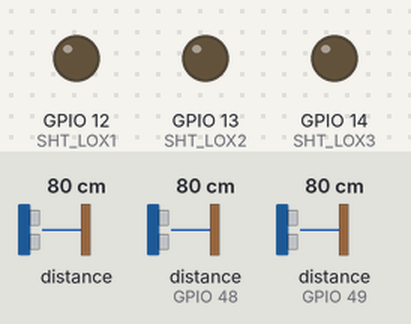
Recording of a program running on a simulated ESP8266 (Wemos D1 mini). On the bench: output pins drawn as LEDs (lit = HIGH). The inputs (shaded band) are chosen by the test bench; at power-on: distance to the obstacle 80 cm, distance to the obstacle (sensors on GPIO 48, GPIO 49) 80 cm. What the program prints to the serial monitor is not drawn.

Above: at 0.1 s.
At 0.6 s:
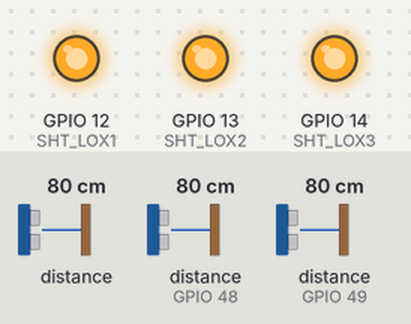
Timing chart, 0 to 2.1 s (numbered marks = the images above):
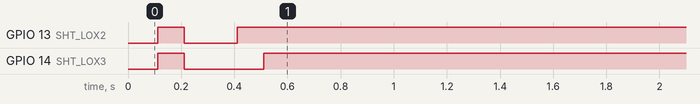

The program:

main.cpp
```cpp
#include <Arduino.h>
#include "Adafruit_VL53L0X.h"

// address we will assign if dual sensor is present
#define LOX1_ADDRESS 0x30
#define LOX2_ADDRESS 0x31
#define LOX3_ADDRESS 0x34

// set the pins to shutdown
#define SHT_LOX1 12
#define SHT_LOX2 13
#define SHT_LOX3 14

// objects for the vl53l0x
Adafruit_VL53L0X lox1 = Adafruit_VL53L0X();
Adafruit_VL53L0X lox2 = Adafruit_VL53L0X();
Adafruit_VL53L0X lox3 = Adafruit_VL53L0X();

// this holds the measurement
VL53L0X_RangingMeasurementData_t measure1;
VL53L0X_RangingMeasurementData_t measure2;
VL53L0X_RangingMeasurementData_t measure3;

/*
    Reset all sensors by setting all of their XSHUT pins low for delay(10), then set all XSHUT high to bring out of reset
    Keep sensor #1 awake by keeping XSHUT pin high
    Put all other sensors into shutdown by pulling XSHUT pins low
    Initialize sensor #1 with lox.begin(new_i2c_address) Pick any number but 0x29 and it must be under 0x7F. Going with 0x30 to 0x3F is probably OK.
    Keep sensor #1 awake, and now bring sensor #2 out of reset by setting its XSHUT pin high.
    Initialize sensor #2 with lox.begin(new_i2c_address) Pick any number but 0x29 and whatever you set the first sensor to
 */
void setID()
{
  // all reset
  digitalWrite(SHT_LOX1, LOW);
  digitalWrite(SHT_LOX2, LOW);
  digitalWrite(SHT_LOX3, LOW);

  delay(100);
  // all unreset
  digitalWrite(SHT_LOX1, HIGH);
  digitalWrite(SHT_LOX2, HIGH);
  digitalWrite(SHT_LOX3, HIGH);
  delay(100);

  // activating LOX1 and resetting LOX2
  digitalWrite(SHT_LOX1, HIGH);
  digitalWrite(SHT_LOX2, LOW);
  digitalWrite(SHT_LOX3, LOW);

  delay(100);

  // initing LOX1
  if (!lox1.begin(LOX1_ADDRESS))
  {
    Serial.println(F("Failed to boot first VL53L0X"));
    while (1)
      ;
  }
  delay(100);

  // activating LOX2
  digitalWrite(SHT_LOX2, HIGH);
  delay(100);

  // initing LOX2
  if (!lox2.begin(LOX2_ADDRESS))
  {
    Serial.println(F("Failed to boot second VL53L0X"));
    while (1)
      ;
  }

  // activating LOX3
  digitalWrite(SHT_LOX3, HIGH);
  delay(100);

  // initing LOX3
  if (!lox3.begin())
  {
    Serial.println(F("Failed to boot third VL53L0X"));
    while (1)
      ;
  }
}

void read_dual_sensors()
{

  lox1.rangingTest(&measure1, false); // pass in 'true' to get debug data printout!
  lox2.rangingTest(&measure2, false); // pass in 'true' to get debug data printout!
  lox3.rangingTest(&measure3, false); // pass in 'true' to get debug data printout!

  int rangeFrontLeft = 999;
  int rangeFrontMiddle = 999;
  int rangeFrontRight = 999;

  int rangeRearLeft = measure1.RangeStatus != 4 ? measure1.RangeMilliMeter / 10 : 999;
  int rangeRearMiddle = measure2.RangeStatus != 4 ? measure2.RangeMilliMeter / 10 : 999;
  int rangeRearRight = measure3.RangeStatus != 4 ? measure3.RangeMilliMeter / 10 : 999;

  Serial.print(rangeFrontLeft);
  Serial.print(',');
  Serial.print(rangeFrontMiddle);
  Serial.print(',');
  Serial.print(rangeFrontRight);
  Serial.print(',');
  Serial.print(rangeRearLeft);
  Serial.print(',');
  Serial.print(rangeRearMiddle);
  Serial.print(',');
  Serial.print(rangeRearRight);
  Serial.println();
  delay(200);
}

void setup()
{
  Serial.begin(9600);

  // wait until serial port opens for native USB devices
  while (!Serial)
  {
    delay(1);
  }

  pinMode(SHT_LOX1, OUTPUT);
  pinMode(SHT_LOX2, OUTPUT);
  pinMode(SHT_LOX3, OUTPUT);

  Serial.println(F("Shutdown pins inited..."));

  digitalWrite(SHT_LOX1, LOW);
  digitalWrite(SHT_LOX2, LOW);
  digitalWrite(SHT_LOX3, LOW);

  Serial.println(F("Both in reset mode...(pins are low)"));

  Serial.println(F("Starting..."));
  setID();
}

void loop()
{

  read_dual_sensors();
  delay(100);
}
```
